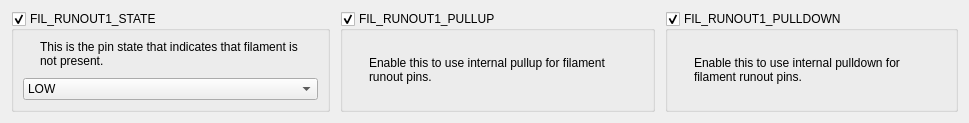
        <widget class="QWidget" name="tab">
         <property name="styleSheet">
          <string notr="true">#tab::enabled {
	background: rgb(50, 52, 59);
}


#tab::disabled {
	background: rgb(34, 35, 40);
}
</string>
         </property>
         <attribute name="title">
          <string>Sensor 1</string>
         </attribute>
         <layout class="QGridLayout" name="gridLayout_4">
          <item row="0" column="0">
           <widget class="QWidget" name="widget_3" native="true">
            <layout class="QGridLayout" name="gridLayout_6">
             <property name="leftMargin">
              <number>0</number>
             </property>
             <property name="topMargin">
              <number>0</number>
             </property>
             <property name="rightMargin">
              <number>0</number>
             </property>
             <property name="bottomMargin">
              <number>0</number>
             </property>
             <property name="spacing">
              <number>10</number>
             </property>
             <item row="0" column="0">
              <widget class="QGroupBox" name="uFilRunout1StateBox">
               <property name="title">
                <string>FIL_RUNOUT1_STATE</string>
               </property>
               <property name="checkable">
                <bool>true</bool>
               </property>
               <layout class="QGridLayout" name="gridLayout_9">
                <property name="spacing">
                 <number>10</number>
                </property>
                <item row="0" column="0">
                 <widget class="QLabel" name="label">
                  <property name="sizePolicy">
                   <sizepolicy hsizetype="Fixed" vsizetype="Fixed">
                    <horstretch>0</horstretch>
                    <verstretch>0</verstretch>
                   </sizepolicy>
                  </property>
                  <property name="text">
                   <string/>
                  </property>
                  <property name="pixmap">
                   <pixmap resource="../resources/resources.qrc">:/info_FILL0_wght100_GRAD0_opsz20.svg</pixmap>
                  </property>
                 </widget>
                </item>
                <item row="0" column="1">
                 <widget class="QLabel" name="label_2">
                  <property name="text">
                   <string>This is the pin state that indicates that filament is not present.</string>
                  </property>
                  <property name="wordWrap">
                   <bool>true</bool>
                  </property>
                 </widget>
                </item>
                <item row="1" column="0" colspan="2">
                 <widget class="Dropdown" name="uFilRunout1StateDropdown">
                  <item>
                   <property name="text">
                    <string>LOW</string>
                   </property>
                  </item>
                  <item>
                   <property name="text">
                    <string>HIGH</string>
                   </property>
                  </item>
                 </widget>
                </item>
               </layout>
              </widget>
             </item>
             <item row="0" column="1">
              <widget class="QGroupBox" name="uFilRunout1PullupBox">
               <property name="title">
                <string>FIL_RUNOUT1_PULLUP</string>
               </property>
               <property name="checkable">
                <bool>true</bool>
               </property>
               <layout class="QGridLayout" name="gridLayout_8">
                <property name="spacing">
                 <number>10</number>
                </property>
                <item row="0" column="0">
                 <widget class="QLabel" name="label_3">
                  <property name="sizePolicy">
                   <sizepolicy hsizetype="Fixed" vsizetype="Fixed">
                    <horstretch>0</horstretch>
                    <verstretch>0</verstretch>
                   </sizepolicy>
                  </property>
                  <property name="text">
                   <string/>
                  </property>
                  <property name="pixmap">
                   <pixmap resource="../resources/resources.qrc">:/info_FILL0_wght100_GRAD0_opsz20.svg</pixmap>
                  </property>
                 </widget>
                </item>
                <item row="0" column="1">
                 <widget class="QLabel" name="label_4">
                  <property name="text">
                   <string>Enable this to use internal pullup for filament runout pins.</string>
                  </property>
                  <property name="wordWrap">
                   <bool>true</bool>
                  </property>
                 </widget>
                </item>
               </layout>
              </widget>
             </item>
             <item row="0" column="2">
              <widget class="QGroupBox" name="uFilRunout1PulldownBox">
               <property name="title">
                <string>FIL_RUNOUT1_PULLDOWN</string>
               </property>
               <property name="checkable">
                <bool>true</bool>
               </property>
               <layout class="QGridLayout" name="gridLayout_7">
                <property name="spacing">
                 <number>10</number>
                </property>
                <item row="0" column="0">
                 <widget class="QLabel" name="label_6">
                  <property name="sizePolicy">
                   <sizepolicy hsizetype="Fixed" vsizetype="Fixed">
                    <horstretch>0</horstretch>
                    <verstretch>0</verstretch>
                   </sizepolicy>
                  </property>
                  <property name="text">
                   <string/>
                  </property>
                  <property name="pixmap">
                   <pixmap resource="../resources/resources.qrc">:/info_FILL0_wght100_GRAD0_opsz20.svg</pixmap>
                  </property>
                 </widget>
                </item>
                <item row="0" column="1">
                 <widget class="QLabel" name="label_7">
                  <property name="text">
                   <string>Enable this to use internal pulldown for filament runout pins.</string>
                  </property>
                  <property name="wordWrap">
                   <bool>true</bool>
                  </property>
                 </widget>
                </item>
               </layout>
              </widget>
             </item>
            </layout>
           </widget>
          </item>
         </layout>
        </widget>
